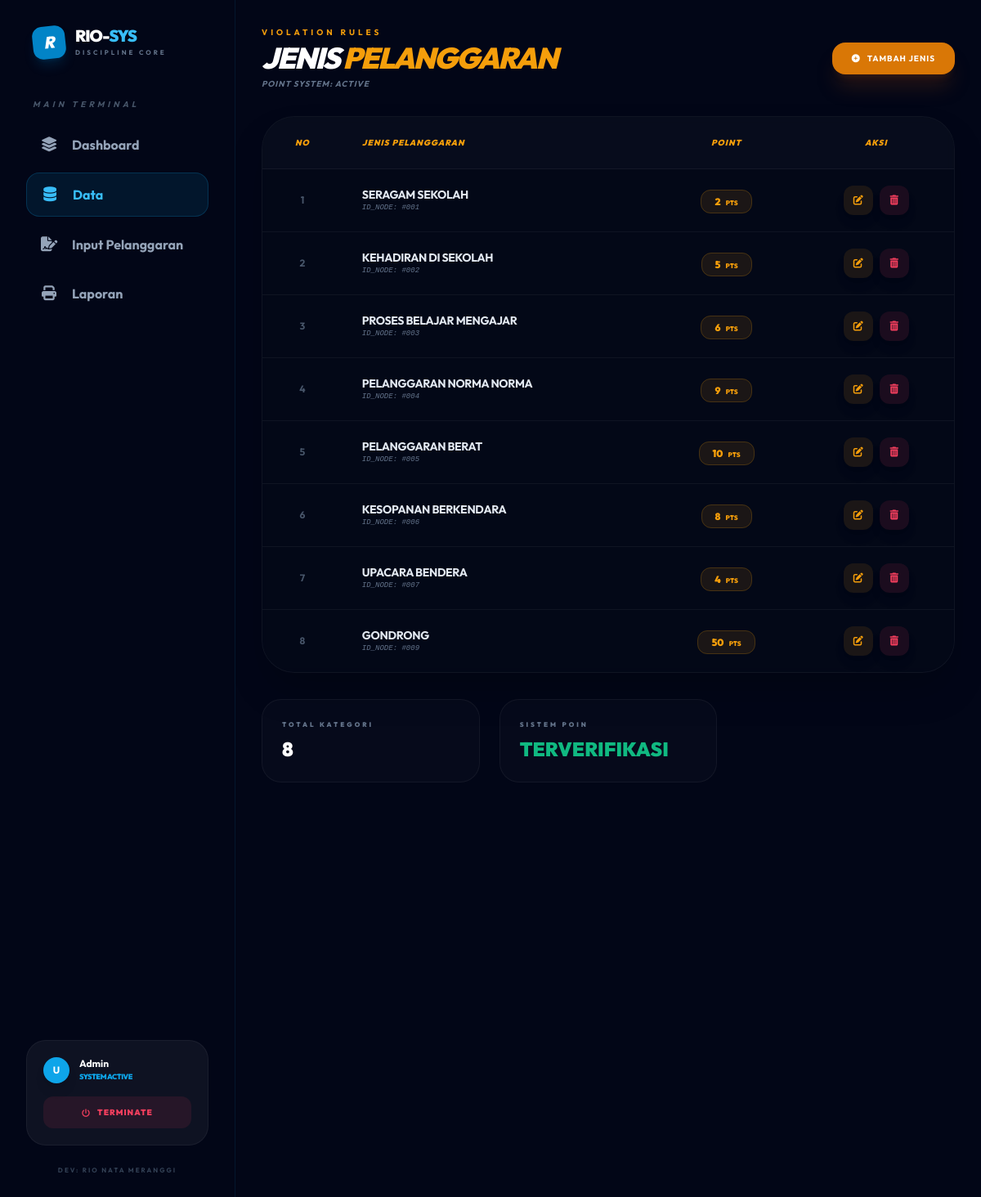
The app's page /pelanggaran/data_jenis.php with its own data.
### tables this page shows
CREATE TABLE `jenis_pelanggaran` (
  `id_jenis_pelanggaran` int NOT NULL,
  `jenis` varchar(50) DEFAULT NULL,
  `poin` int DEFAULT NULL
);

### pelanggaran/data_jenis.php (the view, shortened to what this page needs)
<?php
include "../config/config.php";
include "../includes/header.php";
$query = mysqli_query($conn, "SELECT * FROM jenis_pelanggaran ORDER BY id_jenis_pelanggaran ASC");
?>
<div class="p-8 space-y-8">
    <div class="flex flex-col md:flex-row md:items-center justify-between gap-4">
        <div class="space-y-1">
            <h2 class="text-amber-500 font-bold text-[10px] uppercase tracking-[4px]">Violation Rules</h2>
            <h1 class="text-4xl font-black text-white tracking-tighter uppercase italic">Jenis <span class="text-amber-500">Pelanggaran</span></h1>
            <p class="text-slate-500 text-[10px] font-bold uppercase tracking-widest italic mt-1">Point System: Active</p>
        </div>
        <a href="tambah_jenis.php" class="flex items-center gap-2 px-6 py-3 bg-amber-600 hover:bg-amber-500 text-white rounded-2xl font-bold transition-all shadow-xl shadow-amber-900/30 text-[10px] tracking-widest uppercase">
            <i class="fas fa-plus-circle"></i>
            <span>Tambah Jenis</span>
        </a>
    </div>
    <div class="bg-[#050a18]/50 border border-white/5 rounded-[2.5rem] overflow-hidden backdrop-blur-sm shadow-2xl">
        <div class="overflow-x-auto">
            <table class="w-full text-left border-collapse hover-effect">
                <thead>
                    <tr class="border-b border-white/5 bg-white/[0.02]">
                        <th class="px-6 py-6 text-amber-500 font-black uppercase text-[10px] tracking-widest text-center italic">No</th>
                        <th class="px-6 py-6 text-amber-500 font-black uppercase text-[10px] tracking-widest italic">Jenis Pelanggaran</th>
                        <th class="px-6 py-6 text-amber-500 font-black uppercase text-[10px] tracking-widest text-center italic">Point</th>
                        <th class="px-6 py-6 text-amber-500 font-black uppercase text-[10px] tracking-widest text-center italic">Aksi</th>
                    </tr>
                </thead>
                <tbody class="divide-y divide-white/5">
                    <?php
                    $no = 1;
                    while($data = mysqli_fetch_array($query)):
                    ?>
                    <tr class="transition-all duration-300 group">
                        <td class="px-6 py-5 text-center text-slate-600 font-bold text-xs"><?= $no++; ?></td>
                        <td class="px-6 py-5">
                            <div class="text-slate-200 font-bold text-sm tracking-tight uppercase"><?= $data['jenis']; ?></div>
                            <div class="text-[9px] text-slate-500 font-mono italic">ID_NODE: #00<?= $data['id_jenis_pelanggaran']; ?></div>
                        </td>
                        <td class="px-6 py-5 text-center">
                            <span class="px-4 py-1.5 bg-amber-500/10 border border-amber-500/20 rounded-xl text-xs text-amber-500 font-black">
                                <?= $data['poin']; ?> <span class="text-[8px] ml-1">PTS</span>
                            </span>
                        </td>
                        <td class="px-6 py-5">
                            <div class="flex items-center justify-center gap-2">
                                <a href="edit_jenis.php?id=<?= $data['id_jenis_pelanggaran']; ?>" class="w-9 h-9 rounded-xl bg-amber-500/10 text-amber-500 flex items-center justify-center hover:bg-amber-500 hover:text-white transition-all transform hover:scale-110 shadow-lg">
                                    <i class="fas fa-edit text-xs"></i>
                                </a>
                                <a href="hapus_jenis.php?id=<?= $data['id_jenis_pelanggaran']; ?>" onclick="return confirm('Hapus jenis pelanggaran ini?')" class="w-9 h-9 rounded-xl bg-rose-500/10 text-rose-500 flex items-center justify-center hover:bg-rose-500 hover:text-white transition-all transform hover:scale-110 shadow-lg">
                                    <i class="fas fa-trash-alt text-xs"></i>
                                </a>
                            </div>
                        </td>
                    </tr>
                    <?php endwhile; ?>
                </tbody>
            </table>
        </div>
    </div>
    <div class="grid grid-cols-1 md:grid-cols-3 gap-6">
        <div class="p-6 bg-white/[0.02] border border-white/5 rounded-3xl">
            <p class="text-[8px] text-slate-500 font-black uppercase tracking-[3px] mb-2">Total Kategori</p>
            <p class="text-2xl font-black text-white"><?= mysqli_num_rows($query); ?></p>
        </div>
        <div class="p-6 bg-white/[0.02] border border-white/5 rounded-3xl">
            <p class="text-[8px] text-slate-500 font-black uppercase tracking-[3px] mb-2">Sistem Poin</p>
            <p class="text-2xl font-black text-emerald-500">TERVERIFIKASI</p>
        </div>
    </div>
</div>
<?php include "../includes/footer.php"; ?>

### includes/header.php (style rules this page uses)
body { font-family: 'Outfit', sans-serif; background-color: #020617; overflow-x: hidden; }

### records on screen
jenis_pelanggaran: jenis "SERAGAM SEKOLAH", id_jenis_pelanggaran "1", poin "2"
jenis_pelanggaran: jenis "KEHADIRAN DI SEKOLAH", id_jenis_pelanggaran "2", poin "5"
jenis_pelanggaran: jenis "PROSES BELAJAR MENGAJAR", id_jenis_pelanggaran "3", poin "6"
jenis_pelanggaran: jenis "PELANGGARAN NORMA NORMA", id_jenis_pelanggaran "4", poin "9"
jenis_pelanggaran: jenis "PELANGGARAN BERAT", id_jenis_pelanggaran "5", poin "10"
jenis_pelanggaran: jenis "KESOPANAN BERKENDARA", id_jenis_pelanggaran "6", poin "8"
jenis_pelanggaran: jenis "UPACARA BENDERA", id_jenis_pelanggaran "7", poin "4"
jenis_pelanggaran: jenis "GONDRONG", id_jenis_pelanggaran "9", poin "50"

### other values on screen
substr($_SESSION['username'] ?? 'U', 0, 1) "U"
$_SESSION['username'] "Admin"
mysqli_num_rows($query) "8"
